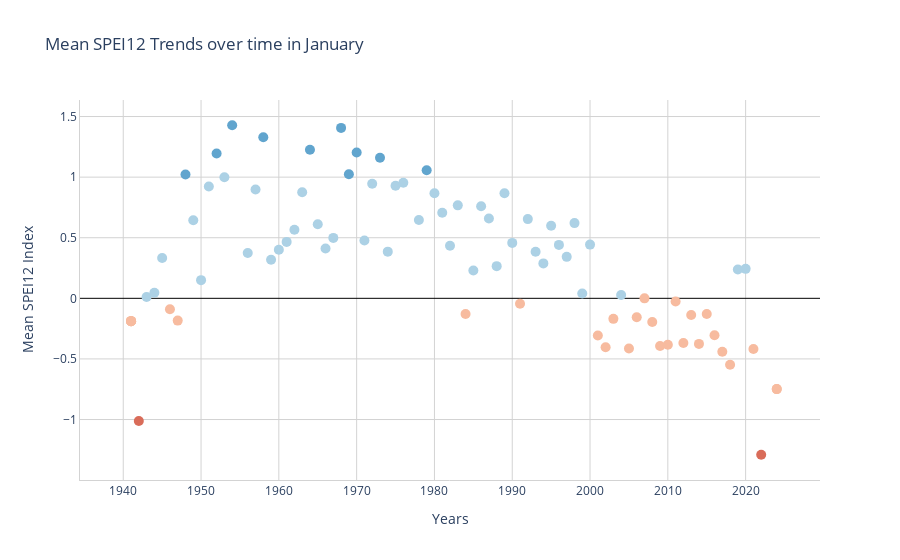

Notebook cell for this chart:
### Code cell
trace = go.Scatter(
    x=times,
    y=values,
    mode='markers',
    name='Mean SPEI12',
    marker=dict(size=10,
                color=colors,
                line=dict(width=0,
                          color='#717BFA')))

# Initialize and update the figure
fig = go.Figure([trace])
fig.update_layout(
    title='Mean SPEI12 Trends over time in January',
    xaxis_title='Years',
    yaxis_title='Mean SPEI12 Index',
    height=600,
    plot_bgcolor='white',         # Sets the plotting area background color
    paper_bgcolor='white',  # Sets the overall background color of the chart
    xaxis=dict(
        showgrid=True,  # Enable grid (default)
        gridcolor='lightgray',  # Set grid color
        linecolor='lightgray',  # Set axis line color
    ),
    yaxis=dict(
        showgrid=True,
        gridcolor='lightgray',
        linecolor='lightgray',
                zeroline=True,  # Ensure the zero line is visible
        zerolinewidth=1,
        zerolinecolor='black'  # Change zero line color to blue
    )
)

fig.show()

### Figure 1 — Plotly figure (JSON) as saved in the notebook; plotly's stock layout.template omitted (floating-point values rounded to 4 significant figures)
{"data": [{"marker": {"color": ["#681824", "#F7BB9F", "#D96C59", "#ACD1E5", "#ACD1E5", "#ACD1E5", "#F7BB9F", "#F7BB9F", "#61A5CE", "#ACD1E5", "#ACD1E5", "#ACD1E5", "#61A5CE", "#ACD1E5", "#61A5CE", "#F7BB9F", "#ACD1E5", "#ACD1E5", "#61A5CE", "#ACD1E5", "#ACD1E5", "#ACD1E5", "#ACD1E5", "#ACD1E5", "#61A5CE", "#ACD1E5", "#ACD1E5", "#ACD1E5", "#61A5CE", "#61A5CE", "#61A5CE", "#ACD1E5", "#ACD1E5", "#61A5CE", "#ACD1E5", "#ACD1E5", "#ACD1E5", "#F7BB9F", "#ACD1E5", "#61A5CE", "#ACD1E5", "#ACD1E5", "#ACD1E5", "#ACD1E5", "#F7BB9F", "#ACD1E5", "#ACD1E5", "#ACD1E5", "#ACD1E5", "#ACD1E5", "#ACD1E5", "#F7BB9F", "#ACD1E5", "#ACD1E5", "#ACD1E5", "#ACD1E5", "#ACD1E5", "#ACD1E5", "#ACD1E5", "#ACD1E5", "#ACD1E5", "#F7BB9F", "#F7BB9F", "#F7BB9F", "#ACD1E5", "#F7BB9F", "#F7BB9F", "#F7BB9F", "#F7BB9F", "#F7BB9F", "#F7BB9F", "#F7BB9F", "#F7BB9F", "#F7BB9F", "#F7BB9F", "#F7BB9F", "#F7BB9F", "#F7BB9F", "#F7BB9F", "#ACD1E5", "#ACD1E5", "#F7BB9F", "#D96C59", "#F7BB9F", "#F7BB9F", "#F7BB9F"], "line": {"color": "#717BFA", "width": 0}, "size": 10}, "mode": "markers", "name": "Mean SPEI12", "type": "scatter", "x": ["1940-01-01T06:00:00", "1941-01-01T06:00:00", "1942-01-01T06:00:00", "1943-01-01T06:00:00", "1944-01-01T06:00:00", "1945-01-01T06:00:00", "1946-01-01T06:00:00", "1947-01-01T06:00:00", "1948-01-01T06:00:00", "1949-01-01T06:00:00", "1950-01-01T06:00:00", "1951-01-01T06:00:00", "1952-01-01T06:00:00", "1953-01-01T06:00:00", "1954-01-01T06:00:00", "1941-01-01T06:00:00", "1956-01-01T06:00:00", "1957-01-01T06:00:00", "1958-01-01T06:00:00", "1959-01-01T06:00:00", "1960-01-01T06:00:00", "1961-01-01T06:00:00", "1962-01-01T06:00:00", "1963-01-01T06:00:00", "1964-01-01T06:00:00", "1965-01-01T06:00:00", "1966-01-01T06:00:00", "1967-01-01T06:00:00", "1968-01-01T06:00:00", "1969-01-01T06:00:00", "1970-01-01T06:00:00", "1971-01-01T06:00:00", "1972-01-01T06:00:00", "1973-01-01T06:00:00", "1974-01-01T06:00:00", "1975-01-01T06:00:00", "1976-01-01T06:00:00", "1941-01-01T06:00:00", "1978-01-01T06:00:00", "1979-01-01T06:00:00", "1980-01-01T06:00:00", "1981-01-01T06:00:00", "1982-01-01T06:00:00", "1983-01-01T06:00:00", "1984-01-01T06:00:00", "1985-01-01T06:00:00", "1986-01-01T06:00:00", "1987-01-01T06:00:00", "1988-01-01T06:00:00", "1989-01-01T06:00:00", "1990-01-01T06:00:00", "1991-01-01T06:00:00", "1992-01-01T06:00:00", "1993-01-01T06:00:00", "1994-01-01T06:00:00", "1995-01-01T06:00:00", "1996-01-01T06:00:00", "1997-01-01T06:00:00", "1998-01-01T06:00:00", "1999-01-01T06:00:00", "2000-01-01T06:00:00", "2001-01-01T06:00:00", "2002-01-01T06:00:00", "2003-01-01T06:00:00", "2004-01-01T06:00:00", "2005-01-01T06:00:00", "2006-01-01T06:00:00", "2007-01-01T06:00:00", "2008-01-01T06:00:00", "2009-01-01T06:00:00", "2010-01-01T06:00:00", "2011-01-01T06:00:00", "2012-01-01T06:00:00", "2013-01-01T06:00:00", "2014-01-01T06:00:00", "2015-01-01T06:00:00", "2016-01-01T06:00:00", "2017-01-01T06:00:00", "2018-01-01T06:00:00", "2019-01-01T06:00:00", "2020-01-01T06:00:00", "2021-01-01T06:00:00", "2022-01-01T06:00:00", "1941-01-01T06:00:00", "2024-01-01T06:00:00", "2024-01-01T06:00:00"], "y": [null, -0.1883, -1.013, 0.01116, 0.04665, 0.3332, -0.08947, -0.1838, 1.022, 0.644, 0.1499, 0.9226, 1.195, 0.999, 1.428, -0.1883, 0.3744, 0.8976, 1.328, 0.3178, 0.4003, 0.4655, 0.566, 0.8747, 1.226, 0.6113, 0.4118, 0.4987, 1.406, 1.024, 1.204, 0.4777, 0.9451, 1.159, 0.3852, 0.9286, 0.9538, -0.1883, 0.6458, 1.057, 0.8668, 0.7058, 0.4337, 0.7671, -0.1299, 0.229, 0.76, 0.6586, 0.2654, 0.8667, 0.4575, -0.04416, 0.6536, 0.3847, 0.2883, 0.5993, 0.4407, 0.3422, 0.6207, 0.03929, 0.4433, -0.3074, -0.4035, -0.1696, 0.02689, -0.4134, -0.156, -0.0001305, -0.1949, -0.393, -0.3824, -0.02617, -0.3689, -0.1376, -0.3759, -0.1289, -0.305, -0.4406, -0.5475, 0.238, 0.2431, -0.4181, -1.291, -0.1883, -0.7489, -0.7489]}], "layout": {"autosize": true, "paper_bgcolor": "white", "plot_bgcolor": "white", "title": {"text": "Mean SPEI12 Trends over time in January"}, "xaxis": {"autorange": true, "gridcolor": "lightgray", "linecolor": "lightgray", "range": ["1934-10-24 07:28:40.8438", "2029-03-10 04:31:19.1562"], "showgrid": true, "title": {"text": "Years"}, "type": "date"}, "yaxis": {"autorange": true, "gridcolor": "lightgray", "linecolor": "lightgray", "range": [-1.493, 1.631], "showgrid": true, "title": {"text": "Mean SPEI12 Index"}, "type": "linear", "zeroline": true, "zerolinecolor": "black", "zerolinewidth": 1}}}
